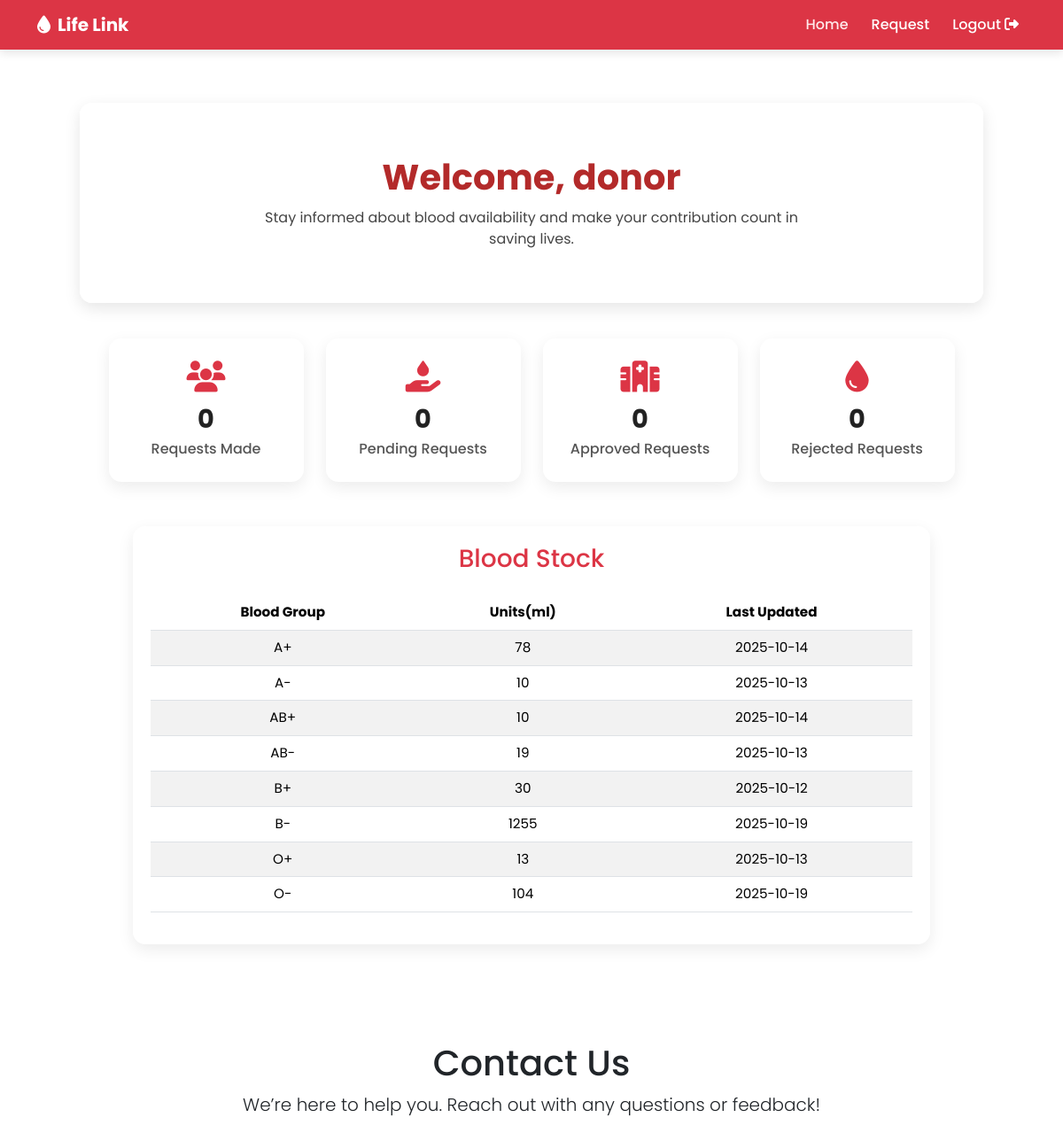
/patienthome/ (signed in, upper part), run on an earlier commit of the app's database.
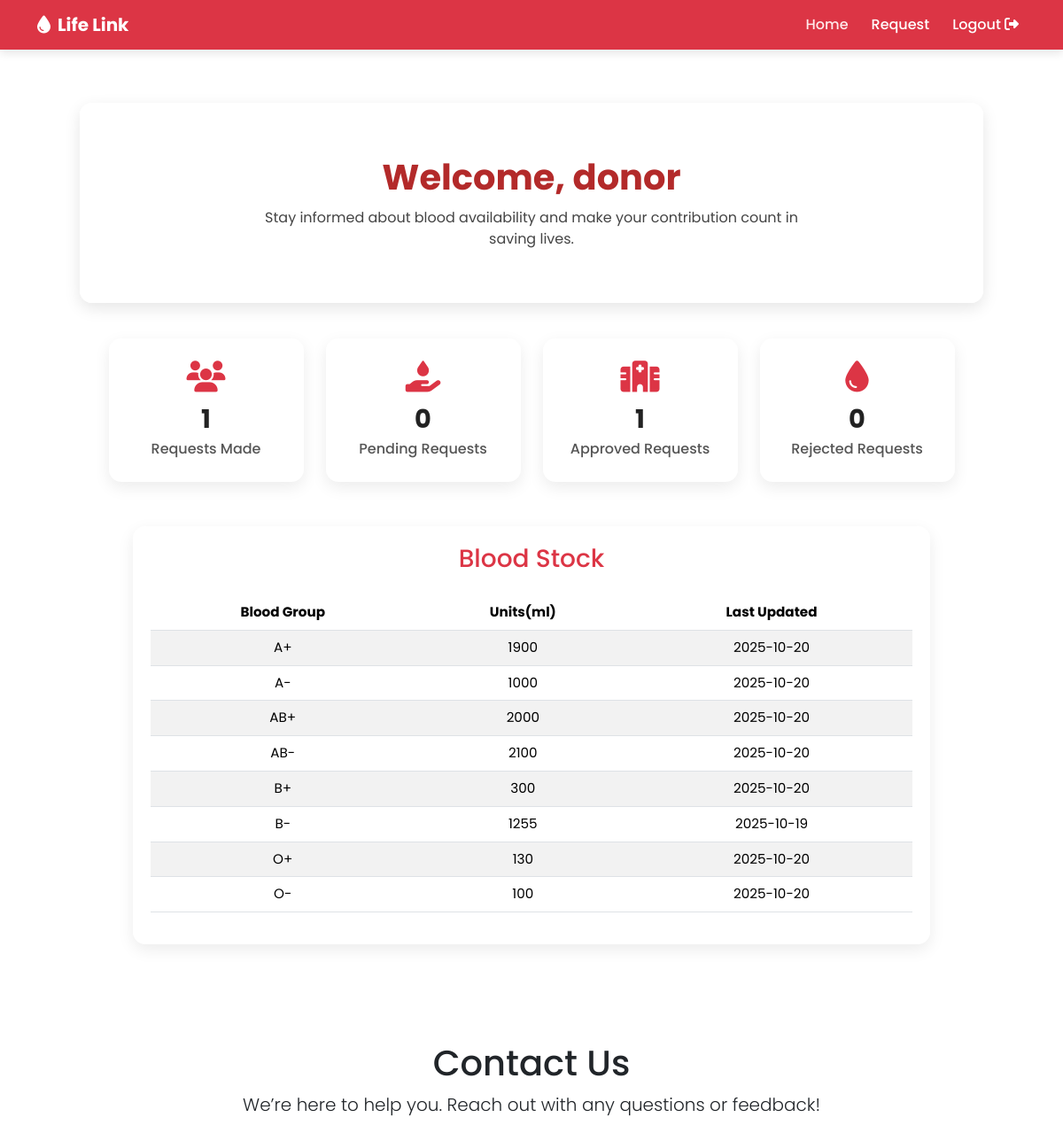
And on a later commit of the database.
### blood_bank_app/models.py (models this page shows, shortened)
class BloodStock(models.Model):
    BLOOD_GROUPS = BLOOD_GROUP_CHOICES
    blood_group = models.CharField(max_length=3, choices=BLOOD_GROUPS, unique=True)
    units = models.PositiveIntegerField(default=0)
    last_updated = models.DateTimeField(auto_now=True)

### blood_bank_app/views.py (the view)
# urls.py: path('patienthome/', views.patient_home, name='patienthome'),
def patient_home(request):
    patient_requests = BloodRequest.objects.filter(user=request.user)
    context = {
        'stocks': BloodStock.objects.all().order_by('blood_group'),
        'total_requests': patient_requests.count(),
        'pending_requests': patient_requests.filter(status='Pending').count(),
        'approved_requests': patient_requests.filter(status='Accepted').count(),
        'rejected_requests': patient_requests.filter(status='Rejected').count(),
        'username': request.user.username,
    }
    return render(request, 'patient/patient_home.html', context)

### blood_bank_app/templates/patient/patient_home.html (shortened to what this page needs)
<!DOCTYPE html>
<html lang="en">
<head>
  <link href="https://cdn.jsdelivr.net/npm/bootstrap@5.3.3/dist/css/bootstrap.min.css" rel="stylesheet">
  <link rel="stylesheet" href="https://cdnjs.cloudflare.com/ajax/libs/font-awesome/6.4.2/css/all.min.css">
</head>
<body>
  <nav class="navbar navbar-expand-lg navbar-dark">
    <div class="container">
      <a class="navbar-brand fw-bold" href="#">
        <i class="fa-solid fa-droplet me-2"></i>Life Link
      </a>
      <div class="collapse navbar-collapse" id="navbarNav">
        <ul class="navbar-nav ms-auto">
          <li class="nav-item"><a class="nav-link active" href="{% url 'patienthome' %}">Home</a></li>
          <li class="nav-item"><a class="nav-link" href="{% url 'requestform' %}">Request</a></li>
          <li class="nav-item">
            <a class="nav-link logout" href="{% url 'logout' %}" onclick="return confirmLogout()">
              Logout <i class="fa-solid fa-right-from-bracket"></i>
            </a>
          </li>
        </ul>
      </div>
    </div>
  </nav>
  <section class="hero">
    <h1>Welcome, {{ username }}</h1>
    <p>Stay informed about blood availability and make your contribution count in saving lives.</p>
  </section>
  <div class="summary-cards">
    <div class="summary-card">
      <i class="fa-solid fa-users"></i>
      <p class="count-number">{{ total_requests }}</p>
      <p>Requests Made</p>
    </div>
    <div class="summary-card">
      <i class="fa-solid fa-hand-holding-droplet"></i>
      <p class="count-number">{{ pending_requests }}</p>
      <p>Pending Requests</p>
    </div>
    <div class="summary-card">
      <i class="fa-solid fa-hospital"></i>
      <p class="count-number">{{ approved_requests }}</p>
      <p>Approved Requests</p>
    </div>
    <div class="summary-card">
      <i class="fa-solid fa-droplet"></i>
      <p class="count-number">{{ rejected_requests }}</p>
      <p>Rejected Requests</p>
    </div>
  </div>
  <div class="table-container">
    <h3 class="text-center text-danger mb-4">Blood Stock</h3>
    <div class="table-responsive">
      <table class="table table-striped align-middle">
        <thead>
          <tr>
            <th>Blood Group</th>
            <th>Units(ml)</th>
            <th>Last Updated</th>
          </tr>
        </thead>
        <tbody>
          {% for stock in stocks %}
          <tr>
            <td>{{ stock.blood_group }}</td>
            <td>{{ stock.units }}</td>
            <td>{{ stock.last_updated|date:"Y-m-d" }}</td>
          </tr>
          {% empty %}
          <tr>
            <td colspan="3">No stock records found.</td>
          </tr>
          {% endfor %}
        </tbody>
      </table>
    </div>
  </div>
  <section class="contact-section">
    <div class="container">
      <h1>Contact Us</h1>
      <p class="lead mt-2">We’re here to help you. Reach out with any questions or feedback!</p>
    </div>
  </section>
</body>
</html>

What changed in the data, as far as the page shows it:
changed BloodStock (number 1 of 8 on the later page): units "78" → "1900"; last_updated "2025-10-14" → "2025-10-20"
changed BloodStock (number 2 of 8 on the later page): units "10" → "1000"; last_updated "2025-10-13" → "2025-10-20"
changed BloodStock "AB+": units "10" → "2000"; last_updated "2025-10-14" → "2025-10-20"
changed BloodStock "AB-": units "19" → "2100"; last_updated "2025-10-13" → "2025-10-20"
changed BloodStock (number 5 of 8 on the later page): units "30" → "300"; last_updated "2025-10-12" → "2025-10-20"
changed BloodStock (number 7 of 8 on the later page): units "13" → "130"; last_updated "2025-10-13" → "2025-10-20"
changed BloodStock (number 8 of 8 on the later page): units "104" → "100"; last_updated "2025-10-19" → "2025-10-20"
Also different on the page:
{{ total_requests }}: "0" → "1"
{{ approved_requests }}: "0" → "1"
